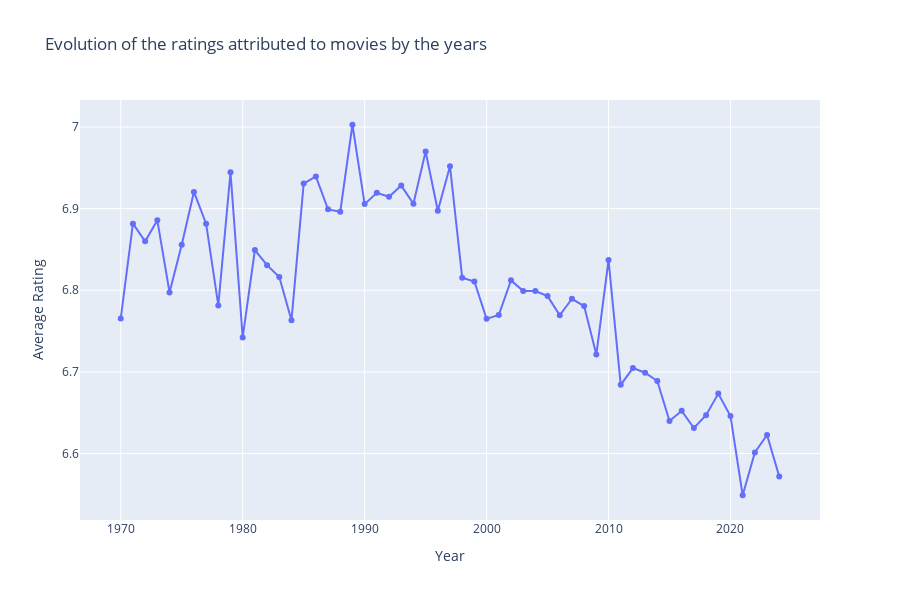

The notebook cell saved with this chart:
### Markdown cell above
The chart generated by the code below is an interactive Plotly chart. If you can't see it, the same graph in a non-interactive version is present just after.

### Code cell
# We plot the graph representing the evolution of the ratings attributed to movies by the years
fig = px.line(
    rating_per_year,
    x="Year",
    y="Rating",
    title="Evolution of the ratings attributed to movies by the years",
    markers=True,
    height=600)

fig.update_layout(
    xaxis_title = "Year",
    yaxis_title = "Average Rating")

fig.show()

### Figure 1 — Plotly figure (JSON) as saved in the notebook; plotly's stock layout.template omitted (floating-point values rounded to 4 significant figures)
{"data": [{"hovertemplate": "Year=%{x}<br>Rating=%{y}<extra></extra>", "legendgroup": "", "line": {"color": "#636efa", "dash": "solid"}, "marker": {"symbol": "circle"}, "mode": "lines+markers", "name": "", "orientation": "v", "showlegend": false, "type": "scatter", "x": [1970, 1971, 1972, 1973, 1974, 1975, 1976, 1977, 1978, 1979, 1980, 1981, 1982, 1983, 1984, 1985, 1986, 1987, 1988, 1989, 1990, 1991, 1992, 1993, 1994, 1995, 1996, 1997, 1998, 1999, 2000, 2001, 2002, 2003, 2004, 2005, 2006, 2007, 2008, 2009, 2010, 2011, 2012, 2013, 2014, 2015, 2016, 2017, 2018, 2019, 2020, 2021, 2022, 2023, 2024], "xaxis": "x", "y": [6.766, 6.882, 6.86, 6.886, 6.797, 6.856, 6.92, 6.882, 6.781, 6.945, 6.742, 6.849, 6.831, 6.816, 6.763, 6.931, 6.94, 6.899, 6.896, 7.003, 6.906, 6.919, 6.915, 6.928, 6.906, 6.97, 6.897, 6.952, 6.815, 6.811, 6.765, 6.77, 6.812, 6.799, 6.799, 6.793, 6.769, 6.79, 6.781, 6.721, 6.837, 6.684, 6.705, 6.699, 6.689, 6.64, 6.652, 6.631, 6.647, 6.673, 6.646, 6.549, 6.601, 6.623, 6.572], "yaxis": "y"}], "layout": {"height": 600, "legend": {"tracegroupgap": 0}, "title": {"text": "Evolution of the ratings attributed to movies by the years"}, "xaxis": {"anchor": "y", "domain": [0, 1], "title": {"text": "Year"}}, "yaxis": {"anchor": "x", "domain": [0, 1], "title": {"text": "Average Rating"}}}}
